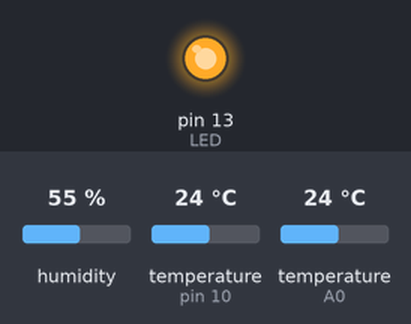
Bench run of a sketch on a simulated Arduino Mega 2560, built with avr-gcc and run on an emulated ATmega2560. Parts: output pins drawn as LEDs (lit = HIGH). The inputs (shaded band) are chosen by the test bench; at power-on: humidity 55 %, temperature (sensors on pin 10, A0) 24 °C.

Above: at 0.9 s.
At 6.3 s:
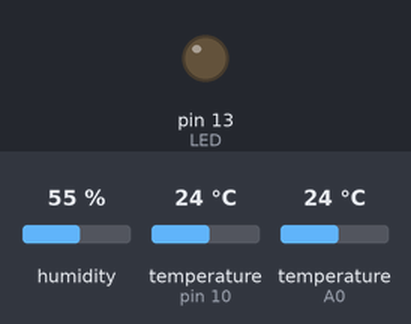
Timing chart, 0 to 14.1 s (numbered marks = the images above):
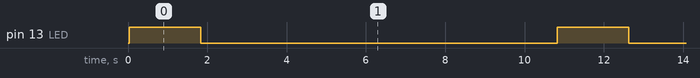

The sketch:

arduino.ino
```cpp
#include "DHT.h"
#include <OneWire.h>
#include <DallasTemperature.h>

#define DS18B20_OneWire 10
#define DHTPIN A0
#define DHTTYPE DHT11
#define LED 13

OneWire oneWire(DS18B20_OneWire);
DHT dhtIn(DHTPIN, DHTTYPE);

DallasTemperature sensors(&oneWire);
DeviceAddress sensorOut;

void setup(){
  dhtIn.begin();
  sensors.begin();

  Serial1.begin(9600);

  pinMode(LED, OUTPUT);

  if (!sensors.getAddress(sensorOut, 0))
     Serial.println("Sensores nao encontrados !")  ;
}

void loop() {
  digitalWrite(LED, HIGH);
  float humIn = dhtIn.readHumidity();
  float tempIn = dhtIn.readTemperature();

  sensors.requestTemperatures();
  float tempOut = sensors.getTempC(sensorOut);

  if (isnan(tempIn) || isnan(humIn) || isnan(tempOut)) {
    Serial1.println("Failed to read");
  } else {
    Serial1.print("{");

    Serial1.print("\"in\": {");
    Serial1.print("\"humidity\": ");
    Serial1.print(humIn);
    Serial1.print(",");
    Serial1.print("\"temperature\": ");
    Serial1.print(tempIn);
    Serial1.print("},");
    Serial1.print("\"out\": {");
    Serial1.print("\"temperature\": ");
    Serial1.print(tempOut);
    Serial1.println("}}");

  }

  delay(1000);
  digitalWrite(LED, LOW);
  delay(9000);
 }
```

Measured:
- by itself, pin 13 (LED): alternates HIGH for 1.8 s and LOW for 9.0 s
